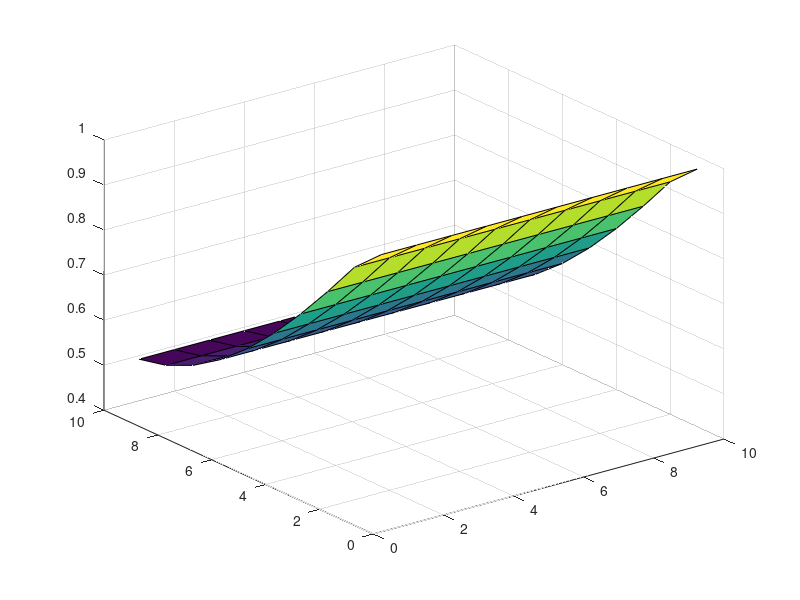
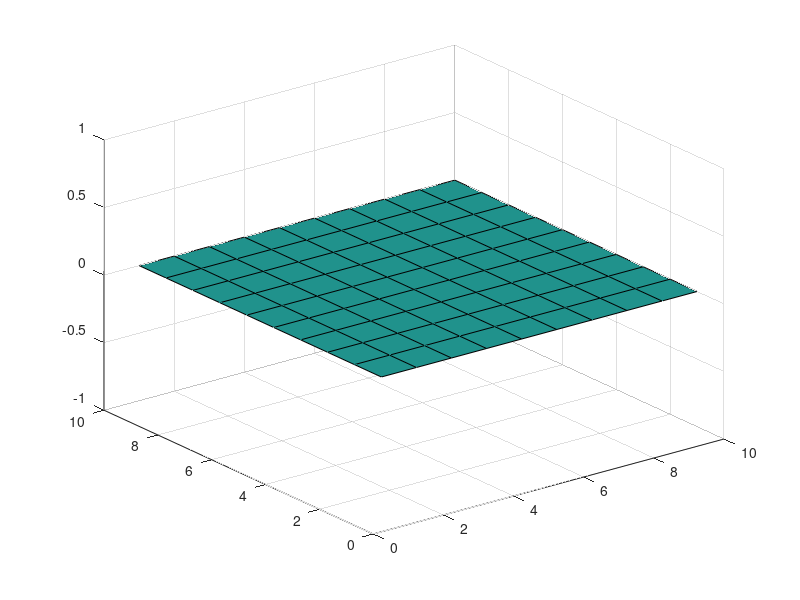

Here is the MATLAB script that generated these plots, in order:
nx = 10; ny = 10;
bc_left = 1;
bc_right = 0;
iteration = 100;
V = zeros(nx,ny);
E = zeros(nx,ny);
for k = 1:iteration
%     for m = 1:nx
%         for n = 1:ny
%             if m == 1 
%                 V(m,n) = 1;
%                 E(m,n) = -gradient(V(m,n));
%             elseif m == nx
%                 V(m,n) = 0;
%                 E(m,n) = -gradient(V(m,n));
%             elseif n == 1
%                 V(m,n) = (V(m+1,n)+V(m-1,n)+V(m,n+1))/3;
%                 E(m,n) = -gradient(V(m,n));
%             elseif n == ny
%                 V(m,n) = (V(m+1,n)+V(m-1,n)+V(m,n-1))/3;
%                 E(m,n) = -gradient(V(m,n));
%             else
%                 V(m,n) =(V(m+1,n)+V(m-1,n)+V(m,n+1)+V(m,n-1))/4;
%                 E(m,n) = -gradient(V(m,n));
%             end
%         end
%     end
    V(1,:)= ones(1,ny);
    figure(1)
    V=imboxfilt(V,3);
    surf(V)
    figure(2)
    surf(-gradient(V));
    
    pause(0.01)
end
